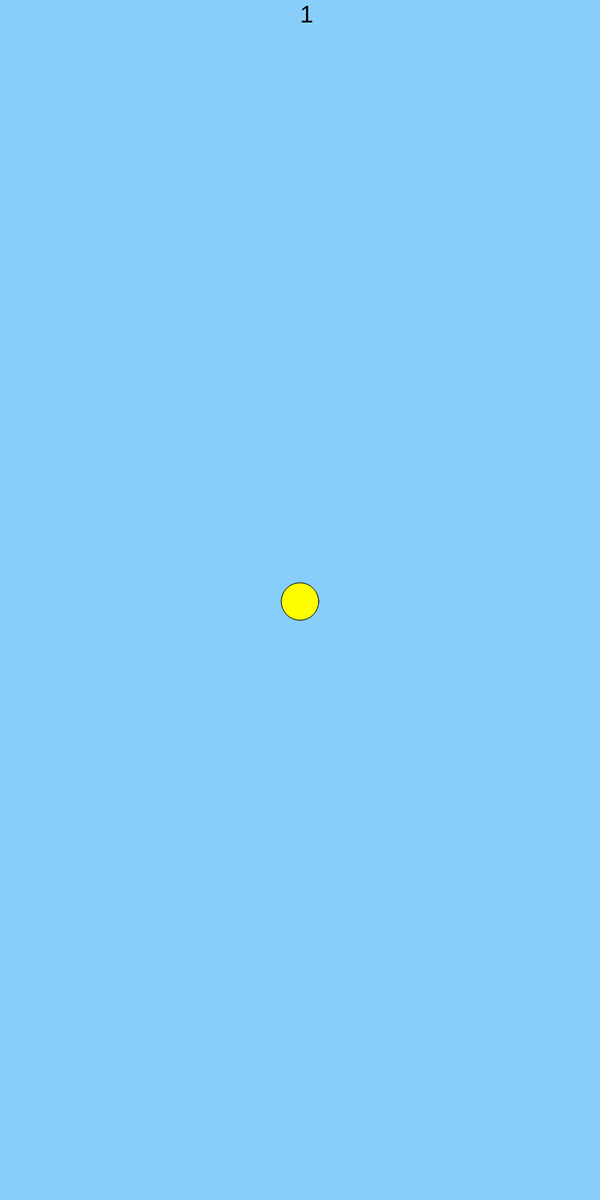
Frame 1 (no input)
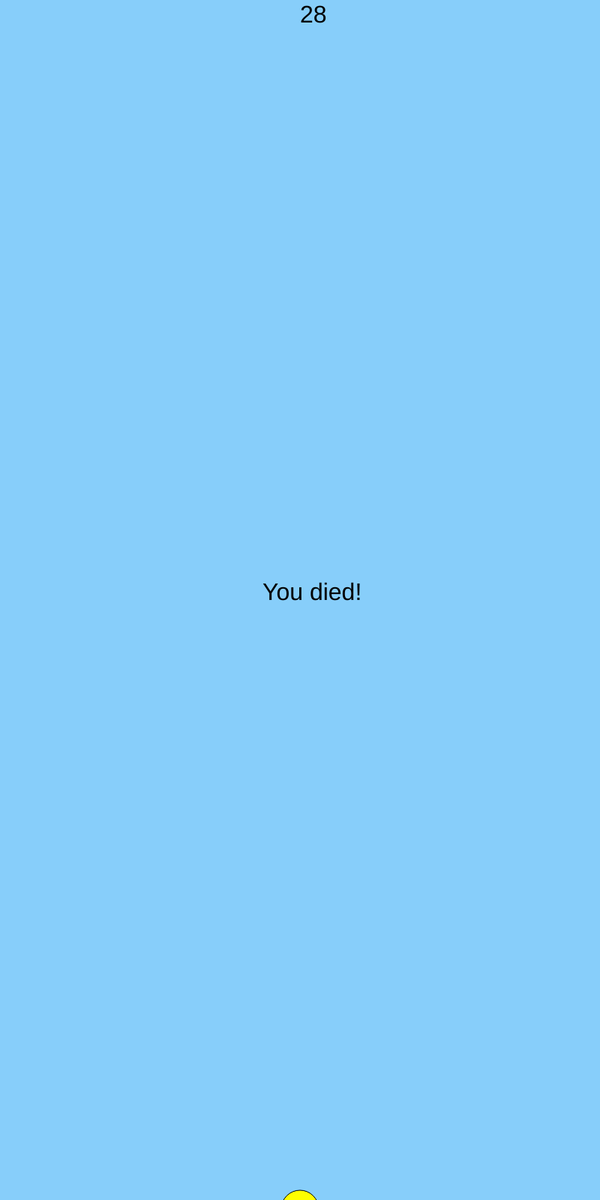
Frame 60 (no input)
Frame 120 (the mouse pressed at the canvas centre since frame 60): identical to frame 60, image omitted

The p5.js sketch that drew these frames (run headless with seeded random() and noise() and a simulated clock; from frame 60 on, the mouse is pressed at the canvas centre):

// p5.js sketch
// ── sketch.js
var gravity = 2;
var panSpeed = 0;
var player;

function setup() {
	window.canvas = createCanvas(800,1600);
 	player = new Player(canvas.width / 2, canvas.height / 2);	
}

function draw() {
	background(135, 206, 250);
	player.update();
	player.show();
}

function mouseClicked(){
	if(player.alive){
		player.velY -= 50;
	}else{
		delete(player);
		player = new Player(canvas.width / 2, canvas.height / 2);	
	}
}
// ── Player.js


class Player {
	constructor(x,y){
		this.x = x;
		this.y = y;
		this.velX = panSpeed;
		this.velY = 0;
		this.size = 50;
		this.score = 0;
		this.alive = true;
	}

	show(){
		fill(255,255,0)
		ellipse(this.x, this.y, this.size)
		fill(0)
		textSize(32)
		text(this.score, 400, 30)
	}

	update(){
		if(this.alive){
			this.velY += gravity;
			this.y += this.velY;
			this.x += this.velX;
			this.score += 1;
			if(this.y > 1600 || this.y < 0){
				this.alive = false;
			}
		}else{
			text("You died!", 350, canvas.height / 2)
		}
	}
}
